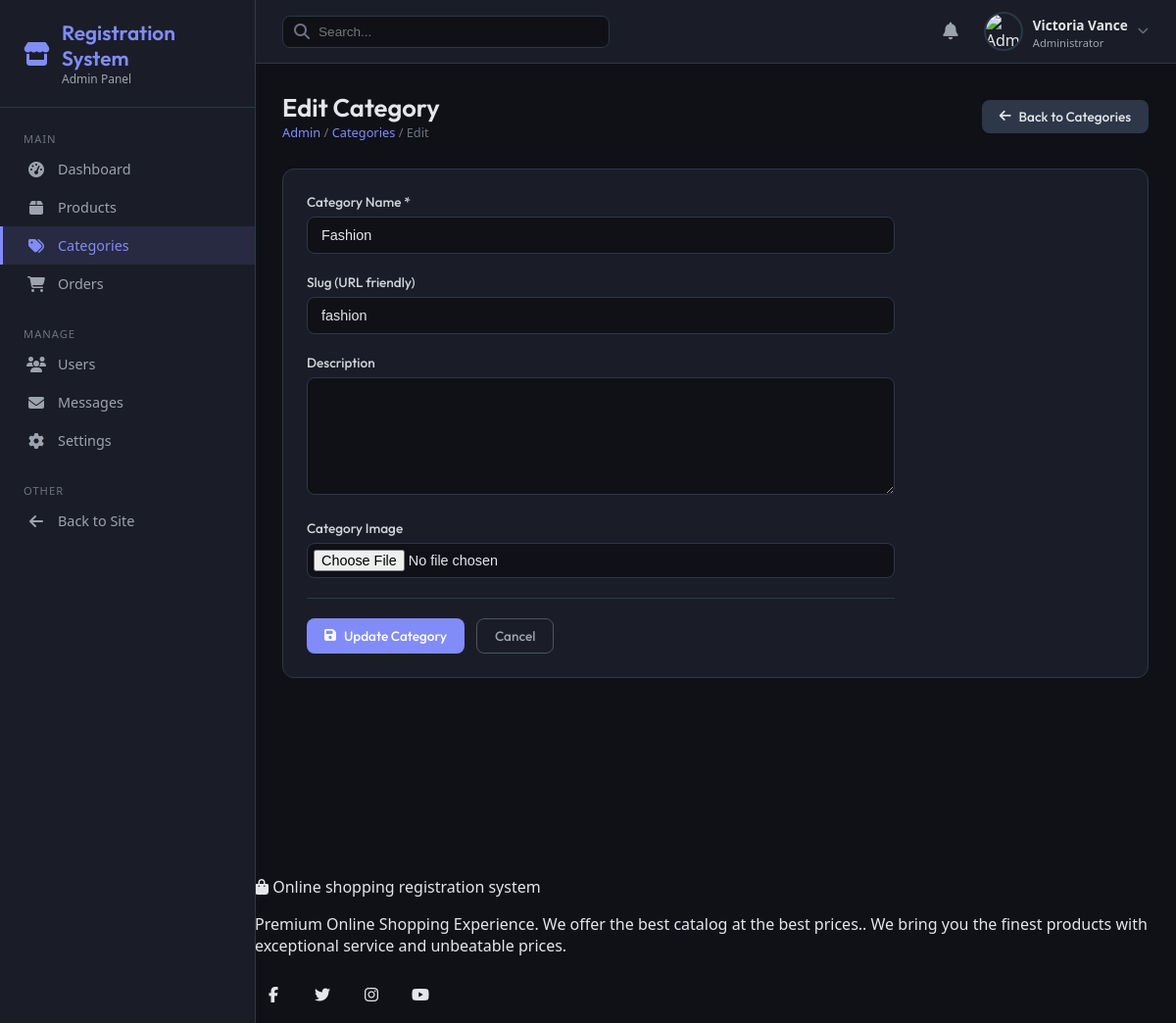
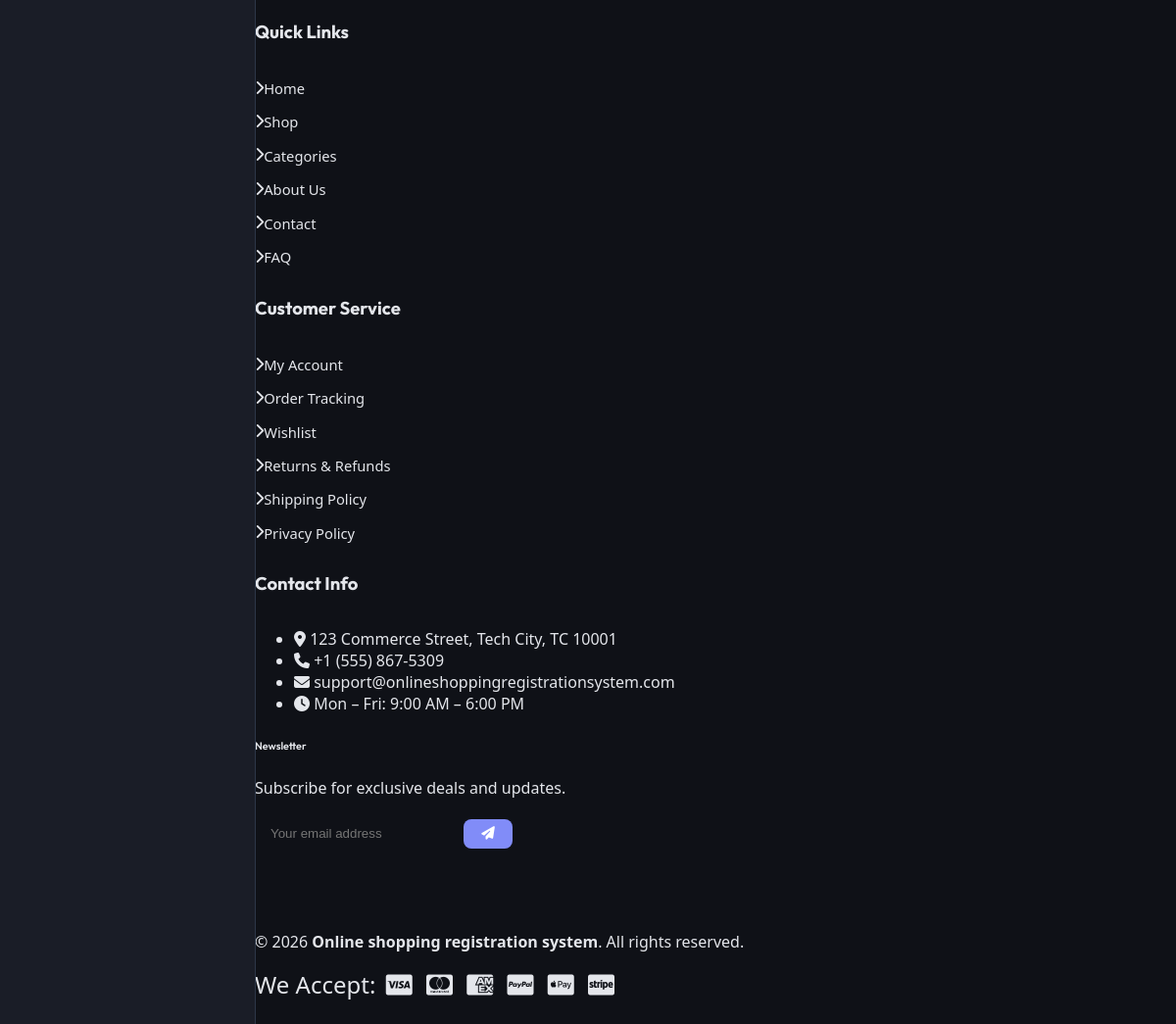
The page /admin/categories.php?action=edit&id=2 (signed in) on the database its author committed (2 pictures, top to bottom).
### tables this page shows
CREATE TABLE IF NOT EXISTS `categories` (
  `id` INT AUTO_INCREMENT PRIMARY KEY,
  `name` VARCHAR(100) NOT NULL,
  `slug` VARCHAR(100) UNIQUE NOT NULL,
  `icon` VARCHAR(50) DEFAULT 'fas fa-tag'
);

CREATE TABLE IF NOT EXISTS `settings` (
  `id` INT AUTO_INCREMENT PRIMARY KEY,
  `setting_key` VARCHAR(50) UNIQUE NOT NULL,
  `setting_value` TEXT NULL
);

### includes/functions.php (called while the page is built, shortened)
<?php
function get_setting($conn, $key) {
    $stmt = mysqli_prepare($conn, "SELECT setting_value FROM settings WHERE setting_key = ?");
    mysqli_stmt_bind_param($stmt, "s", $key);
    mysqli_stmt_execute($stmt);
    $result = mysqli_stmt_get_result($stmt);
    $row = mysqli_fetch_assoc($result);
    return $row ? $row['setting_value'] : null;
}

### admin/categories.php (the view, shortened to what this page needs)
<?php
require_once __DIR__ . '/admin_header.php';
$action = $_GET['action'] ?? 'list';
$category_id = isset($_GET['id']) ? (int)$_GET['id'] : 0;
?>
<div class="page-header">
    <div>
        <h1><?php echo $action === 'add' ? 'Add Category' : ($action === 'edit' ? 'Edit Category' : 'Categories'); ?></h1>
        <div class="breadcrumb">
            <a href="index.php">Admin</a> /
            <?php if (in_array($action, ['add', 'edit'])): ?>
                <a href="categories.php">Categories</a> / <?php echo ucfirst($action); ?>
            <?php else: ?>
                Categories
            <?php endif; ?>
        </div>
    </div>
    <?php if ($action === 'list'): ?>
    <div class="header-actions">
        <a href="?action=add" class="btn btn-primary">
            <i class="fas fa-plus"></i> Add Category
        </a>
    </div>
    <?php else: ?>
    <div class="header-actions">
        <a href="categories.php" class="btn" style="background: #2d3748; color: #e4e6eb;">
            <i class="fas fa-arrow-left"></i> Back to Categories
        </a>
    </div>
    <?php endif; ?>
</div>
<?php if (in_array($action, ['add', 'edit'])): ?>
    <?php
    $category = ['name' => '', 'slug' => '', 'description' => '', 'image' => ''];
    if ($action === 'edit' && $category_id > 0) {
        try {
            $stmt = $pdo->prepare("SELECT * FROM categories WHERE id = ?");
            $stmt->execute([$category_id]);
            $fetched = $stmt->fetch(PDO::FETCH_ASSOC);
            if ($fetched) $category = $fetched;
        } catch (PDOException $e) {}
    }
    ?>
    <div class="admin-card">
        <form method="POST" action="?action=<?php echo $action; ?><?php echo $category_id ? "&id={$category_id}" : ""; ?>" enctype="multipart/form-data" class="admin-form" style="max-width: 600px;">
            <div class="form-group">
                <label for="name">Category Name *</label>
                <input type="text" id="name" name="name" value="<?php echo htmlspecialchars($category['name']); ?>" required>
            </div>
            <div class="form-group">
                <label for="slug">Slug (URL friendly)</label>
                <input type="text" id="slug" name="slug" value="<?php echo htmlspecialchars($category['slug']); ?>" placeholder="Leave blank to auto-generate">
            </div>
            <div class="form-group">
                <label for="description">Description</label>
                <textarea id="description" name="description" rows="4"><?php echo htmlspecialchars($category['description']); ?></textarea>
            </div>
            <div class="form-group">
                <label>Category Image</label>
                <input type="file" name="image" accept="image/*" style="padding: 6px;">
            </div>
            <div class="form-actions border-top pt-4" style="border-top: 1px solid #2d3748; margin-top: 20px; padding-top: 20px;">
                <button type="submit" class="btn btn-primary">
                    <i class="fas fa-save"></i> <?php echo $action === 'add' ? 'Save Category' : 'Update Category'; ?>
                </button>
                <a href="categories.php" class="btn" style="background: transparent; color: #9ca3af; border: 1px solid #4b5563;">Cancel</a>
            </div>
        </form>
    </div>
<?php endif; ?>
<?php require_once __DIR__ . '/../includes/footer.php'; ?>

### includes/footer.php (shortened to what this page needs)
<?php
$footer_site_name   = get_setting($conn, 'site_name') ?? 'Online shopping registration system';
$footer_description = get_setting($conn, 'site_description') ?? 'Premium Online Shopping Experience';
$footer_email       = get_setting($conn, 'contact_email') ?? 'support@onlineshoppingregistrationsystem.com';
$footer_phone       = get_setting($conn, 'contact_phone') ?? '+1 (555) 123-4567';
?>
</main>
<footer class="site-footer">
    <div class="footer-main">
        <div class="container">
            <div class="row g-4">
                <div class="col-lg-3 col-md-6">
                    <div class="footer-widget">
                        <a href="index.php" class="footer-logo d-flex align-items-center mb-3">
                            <i class="fas fa-shopping-bag me-2"></i>
                            <span><?php echo htmlspecialchars($footer_site_name); ?></span>
                        </a>
                        <p class="footer-about-text">
                            <?php echo htmlspecialchars($footer_description); ?>.
                            We bring you the finest products with exceptional service and unbeatable prices.
                        </p>
                        <div class="footer-social">
                            <a href="#" class="social-link" aria-label="Facebook" title="Facebook">
                                <i class="fab fa-facebook-f"></i>
                            </a>
                            <a href="#" class="social-link" aria-label="Twitter" title="Twitter">
                                <i class="fab fa-twitter"></i>
                            </a>
                            <a href="#" class="social-link" aria-label="Instagram" title="Instagram">
                                <i class="fab fa-instagram"></i>
                            </a>
                            <a href="#" class="social-link" aria-label="YouTube" title="YouTube">
                                <i class="fab fa-youtube"></i>
                            </a>
                        </div>
                    </div>
                </div>
                <div class="col-lg-3 col-md-6">
                    <div class="footer-widget">
                        <h5 class="footer-widget-title">Quick Links</h5>
                        <ul class="footer-links">
                            <li><a href="index.php"><i class="fas fa-chevron-right me-2"></i>Home</a></li>
                            <li><a href="shop.php"><i class="fas fa-chevron-right me-2"></i>Shop</a></li>
                            <li><a href="categories.php"><i class="fas fa-chevron-right me-2"></i>Categories</a></li>
                            <li><a href="about.php"><i class="fas fa-chevron-right me-2"></i>About Us</a></li>
                            <li><a href="contact.php"><i class="fas fa-chevron-right me-2"></i>Contact</a></li>
                            <li><a href="faq.php"><i class="fas fa-chevron-right me-2"></i>FAQ</a></li>
                        </ul>
                    </div>
                </div>
                <div class="col-lg-3 col-md-6">
                    <div class="footer-widget">
                        <h5 class="footer-widget-title">Customer Service</h5>
                        <ul class="footer-links">
                            <li><a href="profile.php"><i class="fas fa-chevron-right me-2"></i>My Account</a></li>
                            <li><a href="orders.php"><i class="fas fa-chevron-right me-2"></i>Order Tracking</a></li>
                            <li><a href="wishlist.php"><i class="fas fa-chevron-right me-2"></i>Wishlist</a></li>
                            <li><a href="returns.php"><i class="fas fa-chevron-right me-2"></i>Returns & Refunds</a></li>
                            <li><a href="shipping.php"><i class="fas fa-chevron-right me-2"></i>Shipping Policy</a></li>
                            <li><a href="privacy.php"><i class="fas fa-chevron-right me-2"></i>Privacy Policy</a></li>
                        </ul>
                    </div>
                </div>
                <div class="col-lg-3 col-md-6">
                    <div class="footer-widget">
                        <h5 class="footer-widget-title">Contact Info</h5>
                        <ul class="footer-contact-info">
                            <li>
                                <i class="fas fa-map-marker-alt"></i>
                                <span>123 Commerce Street, Tech City, TC 10001</span>
                            </li>
                            <li>
                                <i class="fas fa-phone"></i>
                                <span><?php echo htmlspecialchars($footer_phone); ?></span>
                            </li>
                            <li>
                                <i class="fas fa-envelope"></i>
                                <span><?php echo htmlspecialchars($footer_email); ?></span>
                            </li>
                            <li>
                                <i class="fas fa-clock"></i>
                                <span>Mon – Fri: 9:00 AM – 6:00 PM</span>
                            </li>
                        </ul>
                        <div class="footer-newsletter mt-4">
                            <h6 class="mb-2">Newsletter</h6>
                            <p class="small text-muted mb-2">Subscribe for exclusive deals and updates.</p>
                            <form class="newsletter-form" id="newsletterForm" action="newsletter_subscribe.php" method="POST">
                                <div class="input-group">
                                    <input type="email" class="form-control" name="email"
                                           placeholder="Your email address" required
                                           aria-label="Email for newsletter">
                                    <button class="btn btn-primary" type="submit" aria-label="Subscribe">
                                        <i class="fas fa-paper-plane"></i>
                                    </button>
                                </div>
                            </form>
                        </div>
                    </div>
                </div>
            </div>
        </div>
    </div>
    <div class="footer-bottom">
        <div class="container">
            <div class="row align-items-center">
                <div class="col-md-6 text-center text-md-start mb-2 mb-md-0">
                    <p class="mb-0">
                        &copy; <?php echo date('Y'); ?> <strong><?php echo htmlspecialchars($footer_site_name); ?></strong>.
                        All rights reserved.
                    </p>
                </div>
                <div class="col-md-6 text-center text-md-end">
                    <div class="payment-methods">
                        <span class="payment-label me-2">We Accept:</span>
                        <i class="fab fa-cc-visa" title="Visa"></i>
                        <i class="fab fa-cc-mastercard" title="Mastercard"></i>
                        <i class="fab fa-cc-amex" title="American Express"></i>
                        <i class="fab fa-cc-paypal" title="PayPal"></i>
                        <i class="fab fa-cc-apple-pay" title="Apple Pay"></i>
                        <i class="fab fa-cc-stripe" title="Stripe"></i>
                    </div>
                </div>
            </div>
        </div>
    </div>
</footer>
</body>
</html>

### css/style.css (style rules this page uses)
:root { --font-heading: 'Outfit', sans-serif; --font-body: 'Inter', sans-serif; --transition-fast: all 0.2s cubic-bezier(0.4, 0, 0.2, 1); --transition-normal: all 0.35s cubic-bezier(0.4, 0, 0.2, 1); --transition-slow: all 0.5s cubic-bezier(0.4, 0, 0.2, 1); }
body { background-color: var(--bg-primary); color: var(--text-primary); font-family: var(--font-body); transition: background-color 0.3s ease, color 0.3s ease; overflow-x: hidden; position: relative; }
h1, h2, h3, h4, h5, h6 { font-family: var(--font-heading); font-weight: 600; color: var(--text-primary); }
a { color: var(--color-primary); text-decoration: none; transition: var(--transition-fast); }
.btn { font-family: var(--font-heading); font-weight: 600; border-radius: 12px; padding: 10px 24px; transition: var(--transition-normal); }
.btn-primary { background: linear-gradient(135deg, var(--color-primary) 0%, var(--color-secondary) 100%); border: none; box-shadow: 0 4px 15px rgba(var(--color-primary-rgb), 0.3); color: white; }
.site-footer { background: var(--bg-secondary); border-top: 1px solid var(--border-color); margin-top: 80px; transition: var(--transition-normal); }
.footer-main { padding: 70px 0 40px; }
.footer-widget-title { font-family: var(--font-heading); font-weight: 700; font-size: 1.15rem; margin-bottom: 24px; position: relative; padding-bottom: 10px; }
.footer-widget-title::after { content: ''; position: absolute; bottom: 0; left: 0; width: 40px; height: 3px; background: var(--color-primary); border-radius: 2px; }
.footer-links { list-style: none; padding: 0; margin: 0; }
.footer-links li { margin-bottom: 12px; }
.footer-links a { color: var(--text-secondary); display: inline-flex; align-items: center; font-size: 0.92rem; }
.footer-social { display: flex; gap: 12px; margin-top: 20px; }
.social-link { width: 38px; height: 38px; border-radius: 50%; background: var(--bg-tertiary); color: var(--text-secondary); display: flex; align-items: center; justify-content: center; transition: var(--transition-fast); }
.footer-bottom { border-top: 1px solid var(--border-color); padding: 24px 0; background: var(--bg-tertiary); }
.payment-methods { font-size: 1.5rem; color: var(--text-secondary); }
.payment-methods i { margin: 0 4px; transition: var(--transition-fast); }

### css/dashboard.css (style rules this page uses)
.form-group { margin-bottom: 20px; position: relative; }
.form-group label { font-family: var(--font-heading); font-weight: 600; font-size: 0.88rem; margin-bottom: 8px; display: block; }
.form-control, .form-select { background-color: var(--bg-primary); border: 1px solid var(--border-color); color: var(--text-primary); border-radius: 12px; padding: 12px 16px; transition: var(--transition-normal); }

### admin/admin_header.php (style rules this page uses)
.admin-body { margin: 0; padding: 0; font-family: 'Segoe UI', Tahoma, Geneva, Verdana, sans-serif; background: #0f1117; color: #e4e6eb; }
.page-header { display: flex; align-items: center; justify-content: space-between; margin-bottom: 28px; flex-wrap: wrap; gap: 12px; }
.page-header h1 { font-size: 1.6rem; margin: 0; color: #e4e6eb; }
.page-header .breadcrumb { font-size: 0.8rem; color: #6b7280; }
.page-header .breadcrumb a { color: #818cf8; text-decoration: none; }
.admin-card { background: #1a1d27; border: 1px solid #2d3748; border-radius: 12px; padding: 24px; margin-bottom: 24px; }
.btn { display: inline-flex; align-items: center; gap: 8px; padding: 8px 18px; border-radius: 8px; border: none; cursor: pointer; font-size: 0.85rem; font-weight: 500; text-decoration: none; transition: all 0.2s; }
.btn-primary { background: #818cf8; color: #fff; }
.admin-form { max-width: 700px; }
.form-group { margin-bottom: 20px; }
.form-group label { display: block; margin-bottom: 6px; font-size: 0.85rem; color: #d1d5db; font-weight: 500; }
.form-group input, .form-group select, .form-group textarea { width: 100%; padding: 10px 14px; background: #0f1117; border: 1px solid #2d3748; border-radius: 8px; color: #e4e6eb; font-size: 0.9rem; transition: border-color 0.2s; box-sizing: border-box; }
.form-group textarea { min-height: 120px; resize: vertical; }
.form-actions { display: flex; gap: 12px; margin-top: 28px; }

### rows shown on the page
categories: name "Fashion", slug "fashion"
settings: setting_value "Online shopping registration system"
settings: setting_value "Premium Online Shopping Experience. We offer the best catalog at the best prices."
settings: setting_value "+1 (555) 867-5309"
settings: setting_value "support@onlineshoppingregistrationsystem.com"

### other values the page prints
$admin_name "Victoria Vance"
$action "Edit"
